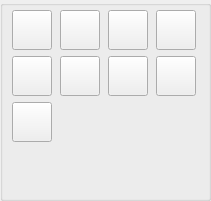
   <widget class="QGroupBox" name="groupBox_2">
    <property name="geometry">
     <rect>
      <x>0</x>
      <y>0</y>
      <width>211</width>
      <height>201</height>
     </rect>
    </property>
    <property name="font">
     <font>
      <pointsize>10</pointsize>
     </font>
    </property>
    <property name="title">
     <string/>
    </property>
    <widget class="QWidget" name="gridLayoutWidget_2">
     <property name="geometry">
      <rect>
       <x>10</x>
       <y>10</y>
       <width>191</width>
       <height>134</height>
      </rect>
     </property>
     <layout class="QGridLayout" name="gridLayout_2">
      <item row="1" column="1">
       <widget class="QPushButton" name="right_rotation">
        <property name="minimumSize">
         <size>
          <width>40</width>
          <height>40</height>
         </size>
        </property>
        <property name="maximumSize">
         <size>
          <width>40</width>
          <height>40</height>
         </size>
        </property>
        <property name="text">
         <string/>
        </property>
        <property name="icon">
         <iconset resource="icon/icon.qrc">
          <normaloff>:/new/prefix1/MemoryRotateClockwise.svg</normaloff>:/new/prefix1/MemoryRotateClockwise.svg</iconset>
        </property>
        <property name="iconSize">
         <size>
          <width>32</width>
          <height>32</height>
         </size>
        </property>
       </widget>
      </item>
      <item row="0" column="1">
       <widget class="QPushButton" name="color_extractor">
        <property name="minimumSize">
         <size>
          <width>40</width>
          <height>40</height>
         </size>
        </property>
        <property name="maximumSize">
         <size>
          <width>40</width>
          <height>40</height>
         </size>
        </property>
        <property name="font">
         <font>
          <pointsize>8</pointsize>
         </font>
        </property>
        <property name="styleSheet">
         <string notr="true"/>
        </property>
        <property name="text">
         <string/>
        </property>
        <property name="icon">
         <iconset resource="icon/icon.qrc">
          <normaloff>:/new/prefix1/FaEyedropper.svg</normaloff>:/new/prefix1/FaEyedropper.svg</iconset>
        </property>
        <property name="iconSize">
         <size>
          <width>32</width>
          <height>32</height>
         </size>
        </property>
        <property name="autoExclusive">
         <bool>true</bool>
        </property>
       </widget>
      </item>
      <item row="0" column="0">
       <widget class="QPushButton" name="size">
        <property name="minimumSize">
         <size>
          <width>40</width>
          <height>40</height>
         </size>
        </property>
        <property name="maximumSize">
         <size>
          <width>40</width>
          <height>40</height>
         </size>
        </property>
        <property name="font">
         <font>
          <pointsize>8</pointsize>
         </font>
        </property>
        <property name="styleSheet">
         <string notr="true"/>
        </property>
        <property name="text">
         <string/>
        </property>
        <property name="icon">
         <iconset resource="icon/icon.qrc">
          <normaloff>:/new/prefix1/SimpleLineIconsSizeFullscreen.svg</normaloff>:/new/prefix1/SimpleLineIconsSizeFullscreen.svg</iconset>
        </property>
        <property name="iconSize">
         <size>
          <width>32</width>
          <height>32</height>
         </size>
        </property>
        <property name="autoExclusive">
         <bool>true</bool>
        </property>
       </widget>
      </item>
      <item row="2" column="0">
       <widget class="QPushButton" name="flip_vertically">
        <property name="minimumSize">
         <size>
          <width>40</width>
          <height>40</height>
         </size>
        </property>
        <property name="maximumSize">
         <size>
          <width>40</width>
          <height>40</height>
         </size>
        </property>
        <property name="text">
         <string/>
        </property>
        <property name="icon">
         <iconset resource="icon/icon.qrc">
          <normaloff>:/new/prefix1/OiElevator.svg</normaloff>:/new/prefix1/OiElevator.svg</iconset>
        </property>
        <property name="iconSize">
         <size>
          <width>32</width>
          <height>32</height>
         </size>
        </property>
       </widget>
      </item>
      <item row="1" column="2">
       <widget class="QPushButton" name="left_rotation">
        <property name="minimumSize">
         <size>
          <width>40</width>
          <height>40</height>
         </size>
        </property>
        <property name="maximumSize">
         <size>
          <width>40</width>
          <height>40</height>
         </size>
        </property>
        <property name="text">
         <string/>
        </property>
        <property name="icon">
         <iconset resource="icon/icon.qrc">
          <normaloff>:/new/prefix1/MemoryRotateCounterclockwise.svg</normaloff>:/new/prefix1/MemoryRotateCounterclockwise.svg</iconset>
        </property>
        <property name="iconSize">
         <size>
          <width>32</width>
          <height>32</height>
         </size>
        </property>
       </widget>
      </item>
      <item row="0" column="2">
       <widget class="QPushButton" name="my_erase">
        <property name="minimumSize">
         <size>
          <width>40</width>
          <height>40</height>
         </size>
        </property>
        <property name="maximumSize">
         <size>
          <width>40</width>
          <height>40</height>
         </size>
        </property>
        <property name="font">
         <font>
          <pointsize>8</pointsize>
         </font>
        </property>
        <property name="styleSheet">
         <string notr="true"/>
        </property>
        <property name="text">
         <string/>
        </property>
        <property name="icon">
         <iconset resource="icon/icon.qrc">
          <normaloff>:/new/prefix1/CarbonErase.svg</normaloff>:/new/prefix1/CarbonErase.svg</iconset>
        </property>
        <property name="iconSize">
         <size>
          <width>32</width>
          <height>32</height>
         </size>
        </property>
        <property name="autoExclusive">
         <bool>true</bool>
        </property>
       </widget>
      </item>
      <item row="1" column="0">
       <widget class="QPushButton" name="crop">
        <property name="minimumSize">
         <size>
          <width>40</width>
          <height>40</height>
         </size>
        </property>
        <property name="maximumSize">
         <size>
          <width>40</width>
          <height>40</height>
         </size>
        </property>
        <property name="font">
         <font>
          <pointsize>8</pointsize>
         </font>
        </property>
        <property name="styleSheet">
         <string notr="true"/>
        </property>
        <property name="text">
         <string/>
        </property>
        <property name="icon">
         <iconset resource="icon/icon.qrc">
          <normaloff>:/new/prefix1/RiCropLine.svg</normaloff>:/new/prefix1/RiCropLine.svg</iconset>
        </property>
        <property name="iconSize">
         <size>
          <width>32</width>
          <height>32</height>
         </size>
        </property>
        <property name="autoExclusive">
         <bool>true</bool>
        </property>
       </widget>
      </item>
      <item row="1" column="3">
       <widget class="QPushButton" name="flip_horizontally">
        <property name="minimumSize">
         <size>
          <width>40</width>
          <height>40</height>
         </size>
        </property>
        <property name="maximumSize">
         <size>
          <width>40</width>
          <height>40</height>
         </size>
        </property>
        <property name="text">
         <string/>
        </property>
        <property name="icon">
         <iconset resource="icon/icon.qrc">
          <normaloff>:/new/prefix1/DashiconsLeftright.svg</normaloff>:/new/prefix1/DashiconsLeftright.svg</iconset>
        </property>
        <property name="iconSize">
         <size>
          <width>32</width>
          <height>32</height>
         </size>
        </property>
       </widget>
      </item>
      <item row="0" column="3">
       <widget class="QPushButton" name="fill">
        <property name="minimumSize">
         <size>
          <width>40</width>
          <height>40</height>
         </size>
        </property>
        <property name="maximumSize">
         <size>
          <width>40</width>
          <height>40</height>
         </size>
        </property>
        <property name="font">
         <font>
          <pointsize>8</pointsize>
         </font>
        </property>
        <property name="styleSheet">
         <string notr="true"/>
        </property>
        <property name="text">
         <string/>
        </property>
        <property name="icon">
         <iconset resource="icon/icon.qrc">
          <normaloff>:/new/prefix1/MdiFill.svg</normaloff>:/new/prefix1/MdiFill.svg</iconset>
        </property>
        <property name="iconSize">
         <size>
          <width>32</width>
          <height>32</height>
         </size>
        </property>
        <property name="autoExclusive">
         <bool>true</bool>
        </property>
       </widget>
      </item>
     </layout>
    </widget>
   </widget>
